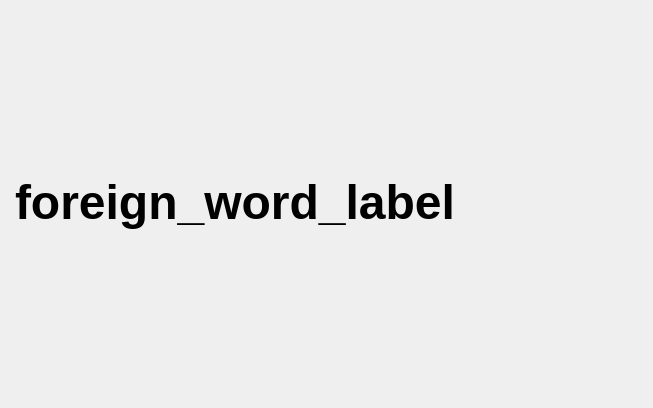
<?xml version="1.0" encoding="UTF-8"?>
<ui version="4.0">
 <class>Form</class>
 <widget class="QWidget" name="Form">
  <property name="geometry">
   <rect>
    <x>0</x>
    <y>0</y>
    <width>653</width>
    <height>408</height>
   </rect>
  </property>
  <property name="windowTitle">
   <string>Form</string>
  </property>
  <layout class="QVBoxLayout" name="verticalLayout_3">
   <property name="leftMargin">
    <number>15</number>
   </property>
   <property name="rightMargin">
    <number>15</number>
   </property>
   <property name="bottomMargin">
    <number>15</number>
   </property>
   <item>
    <widget class="QLabel" name="foreign_word_label">
     <property name="styleSheet">
      <string notr="true">font: FreeSans;
font-weight: bold;
font-size: 48px
</string>
     </property>
     <property name="text">
      <string>foreign_word_label</string>
     </property>
    </widget>
   </item>
  </layout>
 </widget>
 <resources/>
 <connections/>
</ui>
